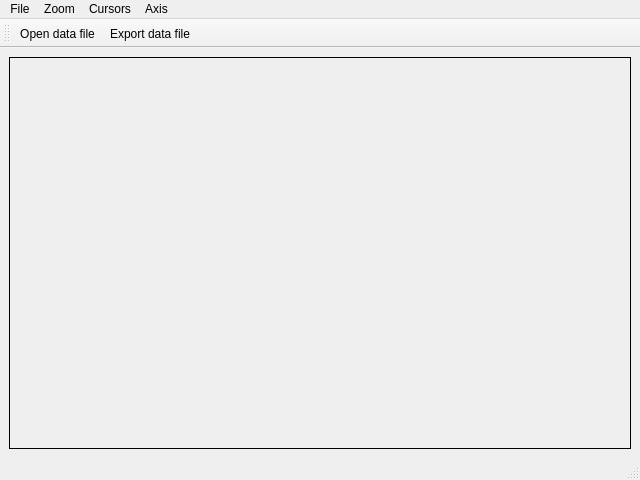
<?xml version="1.0" encoding="UTF-8"?>
<ui version="4.0">
 <class>PlotterWindow</class>
 <widget class="QMainWindow" name="PlotterWindow">
  <property name="geometry">
   <rect>
    <x>0</x>
    <y>0</y>
    <width>640</width>
    <height>480</height>
   </rect>
  </property>
  <property name="windowTitle">
   <string>MainWindow</string>
  </property>
  <widget class="QWidget" name="centralWidget">
   <layout class="QVBoxLayout" name="verticalLayout">
    <item>
     <widget class="QLabel" name="Plot">
      <property name="frameShape">
       <enum>QFrame::Panel</enum>
      </property>
      <property name="text">
       <string/>
      </property>
      <property name="alignment">
       <set>Qt::AlignCenter</set>
      </property>
     </widget>
    </item>
   </layout>
  </widget>
  <widget class="QMenuBar" name="menubar">
   <property name="geometry">
    <rect>
     <x>0</x>
     <y>0</y>
     <width>640</width>
     <height>20</height>
    </rect>
   </property>
   <widget class="QMenu" name="menuFile">
    <property name="title">
     <string>File</string>
    </property>
    <addaction name="actionOpen_data_file"/>
    <addaction name="actionExport_data_file"/>
    <addaction name="actionView_data"/>
   </widget>
   <widget class="QMenu" name="menuZoom">
    <property name="title">
     <string>Zoom</string>
    </property>
    <addaction name="actionZoom_In"/>
    <addaction name="actionZoom_Out"/>
    <addaction name="actionZoom_Vertical_In"/>
    <addaction name="actionZoom_Vertical_Out"/>
    <addaction name="separator"/>
    <addaction name="actionMaximize_orizontal"/>
    <addaction name="actionMaximize_vertical"/>
    <addaction name="actionReset_Zoom"/>
    <addaction name="separator"/>
    <addaction name="actionZoom_Undo"/>
    <addaction name="actionZoom_Redo"/>
   </widget>
   <widget class="QMenu" name="menuCursors">
    <property name="title">
     <string>Cursors</string>
    </property>
    <addaction name="actionAdd"/>
    <addaction name="actionInfo_data"/>
   </widget>
   <widget class="QMenu" name="menuAxis">
    <property name="title">
     <string>Axis</string>
    </property>
    <addaction name="actionBottom_Left"/>
    <addaction name="actionTop_Right"/>
    <addaction name="separator"/>
    <addaction name="actionBottom"/>
    <addaction name="actionLeft"/>
    <addaction name="actionTop"/>
    <addaction name="actionRight"/>
   </widget>
   <addaction name="menuFile"/>
   <addaction name="menuZoom"/>
   <addaction name="menuCursors"/>
   <addaction name="menuAxis"/>
  </widget>
  <widget class="QStatusBar" name="statusbar"/>
  <widget class="QToolBar" name="toolBar">
   <property name="windowTitle">
    <string>toolBar</string>
   </property>
   <attribute name="toolBarArea">
    <enum>TopToolBarArea</enum>
   </attribute>
   <attribute name="toolBarBreak">
    <bool>false</bool>
   </attribute>
   <addaction name="actionOpen_data_file"/>
   <addaction name="actionExport_data_file"/>
  </widget>
  <action name="actionOpen_data_file">
   <property name="icon">
    <iconset resource="resource.qrc">
     <normaloff>:/png/open.png</normaloff>:/png/open.png</iconset>
   </property>
   <property name="text">
    <string>Open data file </string>
   </property>
   <property name="shortcut">
    <string>Ctrl+O</string>
   </property>
  </action>
  <action name="actionExport_data_file">
   <property name="icon">
    <iconset resource="resource.qrc">
     <normaloff>:/png/save.png</normaloff>:/png/save.png</iconset>
   </property>
   <property name="text">
    <string>Export data file</string>
   </property>
   <property name="shortcut">
    <string>Ctrl+S</string>
   </property>
  </action>
  <action name="actionZoom_Undo">
   <property name="icon">
    <iconset resource="resource.qrc">
     <normaloff>:/png/undo.png</normaloff>:/png/undo.png</iconset>
   </property>
   <property name="text">
    <string>Zoom Undo</string>
   </property>
   <property name="shortcut">
    <string>Ctrl+Z</string>
   </property>
  </action>
  <action name="actionZoom_Redo">
   <property name="icon">
    <iconset resource="resource.qrc">
     <normaloff>:/png/redo.png</normaloff>:/png/redo.png</iconset>
   </property>
   <property name="text">
    <string>Zoom Redo</string>
   </property>
   <property name="shortcut">
    <string>Ctrl+Shift+Z</string>
   </property>
  </action>
  <action name="actionAdd">
   <property name="icon">
    <iconset resource="resource.qrc">
     <normaloff>:/png/add.png</normaloff>:/png/add.png</iconset>
   </property>
   <property name="text">
    <string>Add Cursor</string>
   </property>
  </action>
  <action name="actionInfo_data">
   <property name="checkable">
    <bool>true</bool>
   </property>
   <property name="icon">
    <iconset resource="resource.qrc">
     <normaloff>:/png/cursorInfo.png</normaloff>:/png/cursorInfo.png</iconset>
   </property>
   <property name="text">
    <string>Data Values</string>
   </property>
   <property name="toolTip">
    <string>Visualize cursors data values</string>
   </property>
  </action>
  <action name="actionZoom_In">
   <property name="icon">
    <iconset resource="resource.qrc">
     <normaloff>:/png/zoom_horizontal_in.png</normaloff>:/png/zoom_horizontal_in.png</iconset>
   </property>
   <property name="text">
    <string>Zoom horizontal In</string>
   </property>
  </action>
  <action name="actionZoom_Out">
   <property name="icon">
    <iconset resource="resource.qrc">
     <normaloff>:/png/zoom_horizontal_out.png</normaloff>:/png/zoom_horizontal_out.png</iconset>
   </property>
   <property name="text">
    <string>Zoom horizontal Out</string>
   </property>
  </action>
  <action name="actionTop">
   <property name="checkable">
    <bool>true</bool>
   </property>
   <property name="text">
    <string>Top</string>
   </property>
  </action>
  <action name="actionRight">
   <property name="checkable">
    <bool>true</bool>
   </property>
   <property name="text">
    <string>Right</string>
   </property>
  </action>
  <action name="actionLeft">
   <property name="checkable">
    <bool>true</bool>
   </property>
   <property name="text">
    <string>Left</string>
   </property>
  </action>
  <action name="actionBottom">
   <property name="checkable">
    <bool>true</bool>
   </property>
   <property name="text">
    <string>Bottom</string>
   </property>
  </action>
  <action name="actionBottom_Left">
   <property name="checkable">
    <bool>true</bool>
   </property>
   <property name="icon">
    <iconset resource="resource.qrc">
     <normaloff>:/png/axis_bottom_left.png</normaloff>:/png/axis_bottom_left.png</iconset>
   </property>
   <property name="text">
    <string>Bottom-Left</string>
   </property>
   <property name="toolTip">
    <string>Show/hide Bottom-Left axies</string>
   </property>
  </action>
  <action name="actionTop_Right">
   <property name="checkable">
    <bool>true</bool>
   </property>
   <property name="icon">
    <iconset resource="resource.qrc">
     <normaloff>:/png/axis_top_right.png</normaloff>:/png/axis_top_right.png</iconset>
   </property>
   <property name="text">
    <string>Top-Right</string>
   </property>
   <property name="toolTip">
    <string>Show/hide Top-Right axies</string>
   </property>
  </action>
  <action name="actionReset_Zoom">
   <property name="icon">
    <iconset resource="resource.qrc">
     <normaloff>:/png/resetView.png</normaloff>:/png/resetView.png</iconset>
   </property>
   <property name="text">
    <string>Reset Zoom</string>
   </property>
   <property name="toolTip">
    <string>Reset Zoom</string>
   </property>
  </action>
  <action name="actionMaximize_vertical">
   <property name="icon">
    <iconset resource="resource.qrc">
     <normaloff>:/png/maximize_vertical.png</normaloff>:/png/maximize_vertical.png</iconset>
   </property>
   <property name="text">
    <string>Maximize vertical</string>
   </property>
  </action>
  <action name="actionMaximize_orizontal">
   <property name="icon">
    <iconset resource="resource.qrc">
     <normaloff>:/png/maximize_horizontal.png</normaloff>:/png/maximize_horizontal.png</iconset>
   </property>
   <property name="text">
    <string>Maximize horizontal</string>
   </property>
  </action>
  <action name="actionZoom_Vertical_In">
   <property name="icon">
    <iconset resource="resource.qrc">
     <normaloff>:/png/zoom_vertical_in.png</normaloff>:/png/zoom_vertical_in.png</iconset>
   </property>
   <property name="text">
    <string>Zoom Vertical In</string>
   </property>
  </action>
  <action name="actionZoom_Vertical_Out">
   <property name="icon">
    <iconset resource="resource.qrc">
     <normaloff>:/png/zoom_vertical_out.png</normaloff>:/png/zoom_vertical_out.png</iconset>
   </property>
   <property name="text">
    <string>Zoom Vertical Out</string>
   </property>
  </action>
  <action name="actionView_data">
   <property name="icon">
    <iconset resource="resource.qrc">
     <normaloff>:/png/eye.png</normaloff>:/png/eye.png</iconset>
   </property>
   <property name="text">
    <string>View data</string>
   </property>
  </action>
 </widget>
 <resources>
  <include location="resource.qrc"/>
 </resources>
 <connections/>
</ui>
